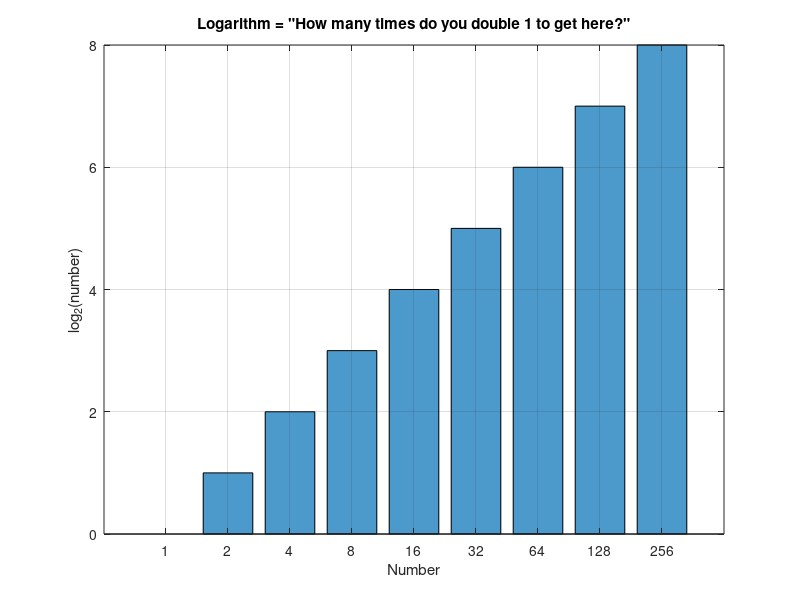
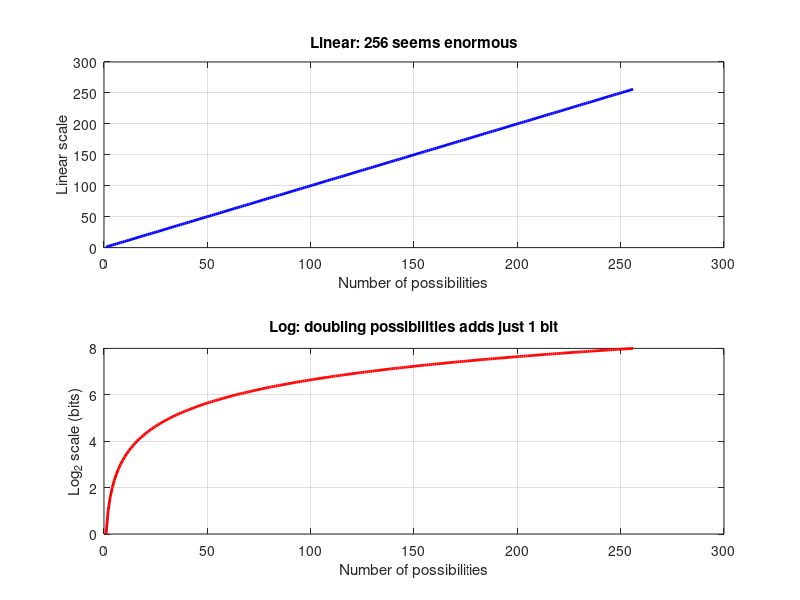
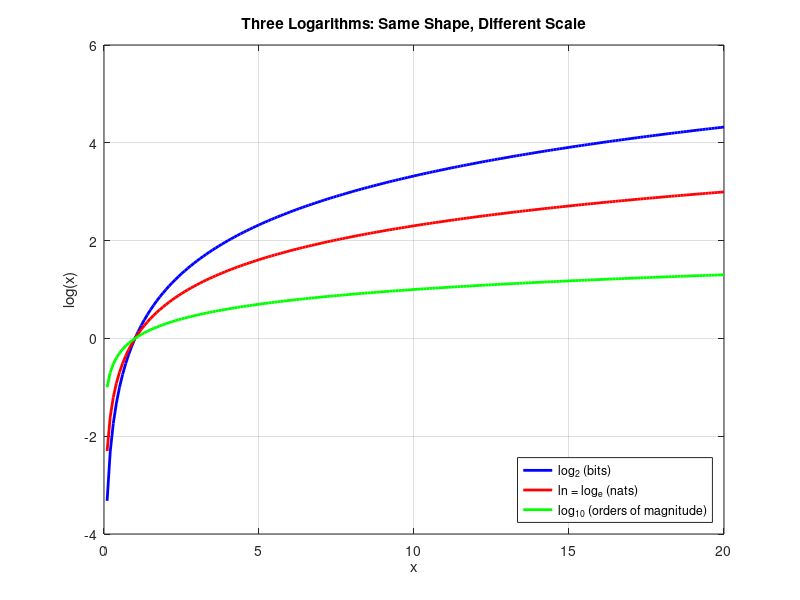
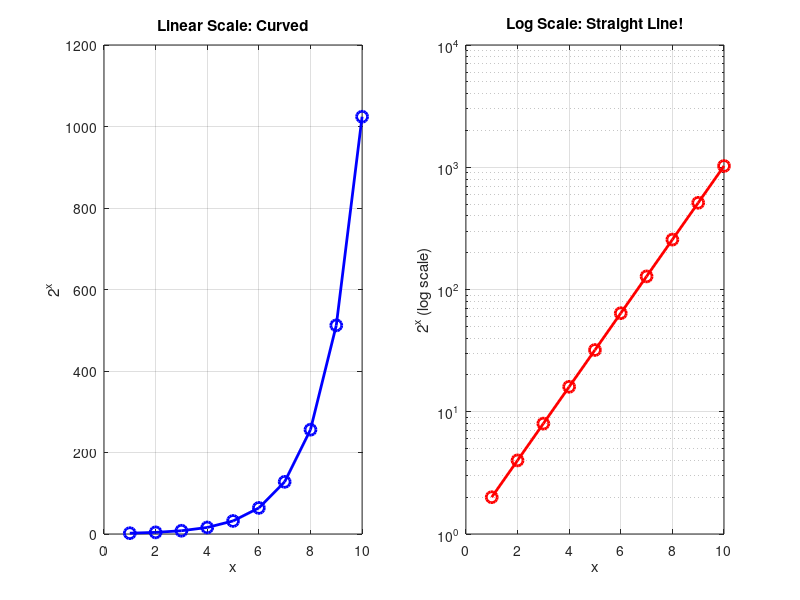

Reproduce these figures in MATLAB, in order.
% MODULE 06: INFORMATION THEORY -- Logarithms: The Scale of Information
% Visual introduction to logarithms and why they matter for information.
%
% Part of the Matlab for Computational Neuroscience course
% Module 06: Information Theory
%
% What you'll see when you run this:
%   Figure 1: "How many times do you double?" -- bar chart of log2 values
%   Figure 2: Linear vs log scale -- why log compresses big numbers
%   Figure 3: Comparing log2, log, and log10 side by side
%   Figure 4: Exponential data as a straight line with semilogy

clear; clc; close all;

%% 1. "How Many Times Do You Double?"
% log2(8) = 3 because you double 1 three times: 1 -> 2 -> 4 -> 8.
% Logarithms are the "undo" button for exponents.

values = [1, 2, 4, 8, 16, 32, 64, 128, 256];
log_values = log2(values);

fprintf('--- How Many Times Do You Double? ---\n');
for i = 1:length(values)
    fprintf('  log2(%3d) = %d\n', values(i), log_values(i));
end

figure(1);
bar(log_values, 'FaceColor', [0.3 0.6 0.8]);
set(gca, 'XTickLabel', values);
xlabel('Number');
ylabel('log_2(number)');
title('Logarithm = "How many times do you double 1 to get here?"');
grid on;

%% 2. Linear vs Log: Why Log Is the Right Scale
% Doubling the number of possibilities adds just 1 bit.
% On a linear scale, 256 looks huge. On a log scale, it is just 8.

x = 1:256;

figure(2);
subplot(2, 1, 1);
plot(x, x, 'b-', 'LineWidth', 2);
xlabel('Number of possibilities');
ylabel('Linear scale');
title('Linear: 256 seems enormous');
grid on;

subplot(2, 1, 2);
plot(x, log2(x), 'r-', 'LineWidth', 2);
xlabel('Number of possibilities');
ylabel('Log_2 scale (bits)');
title('Log: doubling possibilities adds just 1 bit');
grid on;

%% 3. Logarithms Turn Multiplication into Addition
% log2(a * b) = log2(a) + log2(b)
% This is the key property that makes logarithms useful everywhere.

a = 8;
b = 4;
product = a * b;

fprintf('\n--- Multiplication -> Addition ---\n');
fprintf('  a = %d,  b = %d,  a*b = %d\n', a, b, product);
fprintf('  log2(%d) = %.0f\n', a, log2(a));
fprintf('  log2(%d) = %.0f\n', b, log2(b));
fprintf('  log2(%d) + log2(%d) = %.0f + %.0f = %.0f\n', ...
    a, b, log2(a), log2(b), log2(a) + log2(b));
fprintf('  log2(%d * %d) = log2(%d) = %.0f  <-- same thing!\n', ...
    a, b, product, log2(product));

fprintf('\n  Another example: log2(16 * 64) = log2(16) + log2(64)\n');
fprintf('  = %d + %d = %d\n', log2(16), log2(64), log2(16) + log2(64));
fprintf('  log2(1024) = %d  <-- matches!\n', log2(1024));

%% 4. Key Values to Remember
fprintf('\n--- Key log2 Values ---\n');
fprintf('  log2(1)    = %.0f   (no doublings)\n', log2(1));
fprintf('  log2(2)    = %.0f   (one doubling)\n', log2(2));
fprintf('  log2(8)    = %.0f   (three doublings)\n', log2(8));
fprintf('  log2(1024) = %.0f  (ten doublings -- roughly 1000)\n', log2(1024));

%% 5. Three Types of Logarithm in Matlab
% log2  -> base 2  (bits, information theory)
% log   -> base e  (nats, natural processes)
% log10 -> base 10 (orders of magnitude)

x_plot = linspace(0.1, 20, 200);

figure(3);
plot(x_plot, log2(x_plot), 'b-', 'LineWidth', 2); hold on;
plot(x_plot, log(x_plot), 'r-', 'LineWidth', 2);
plot(x_plot, log10(x_plot), 'g-', 'LineWidth', 2);
hold off;
xlabel('x');
ylabel('log(x)');
title('Three Logarithms: Same Shape, Different Scale');
legend('log_2 (bits)', 'ln = log_e (nats)', 'log_{10} (orders of magnitude)', ...
    'Location', 'southeast');
grid on;

fprintf('\n--- Comparing Bases for x = 8 ---\n');
fprintf('  log2(8)  = %.2f  (bits)\n', log2(8));
fprintf('  log(8)   = %.2f  (nats)\n', log(8));
fprintf('  log10(8) = %.2f  (orders of magnitude)\n', log10(8));
fprintf('  They are all proportional: log2(8) = log(8) / log(2) = %.2f / %.2f = %.2f\n', ...
    log(8), log(2), log(8)/log(2));

%% 6. Bonus: Semilogy Makes Exponential Growth a Straight Line
% This is incredibly useful for spotting exponential trends.

x_exp = 1:10;
y_exp = 2 .^ x_exp;   % exponential growth

figure(4);
subplot(1, 2, 1);
plot(x_exp, y_exp, 'bo-', 'LineWidth', 2, 'MarkerSize', 8);
xlabel('x');
ylabel('2^x');
title('Linear Scale: Curved');
grid on;

subplot(1, 2, 2);
semilogy(x_exp, y_exp, 'ro-', 'LineWidth', 2, 'MarkerSize', 8);
xlabel('x');
ylabel('2^x (log scale)');
title('Log Scale: Straight Line!');
grid on;

fprintf('\nDone! You should see four figures.\n');
